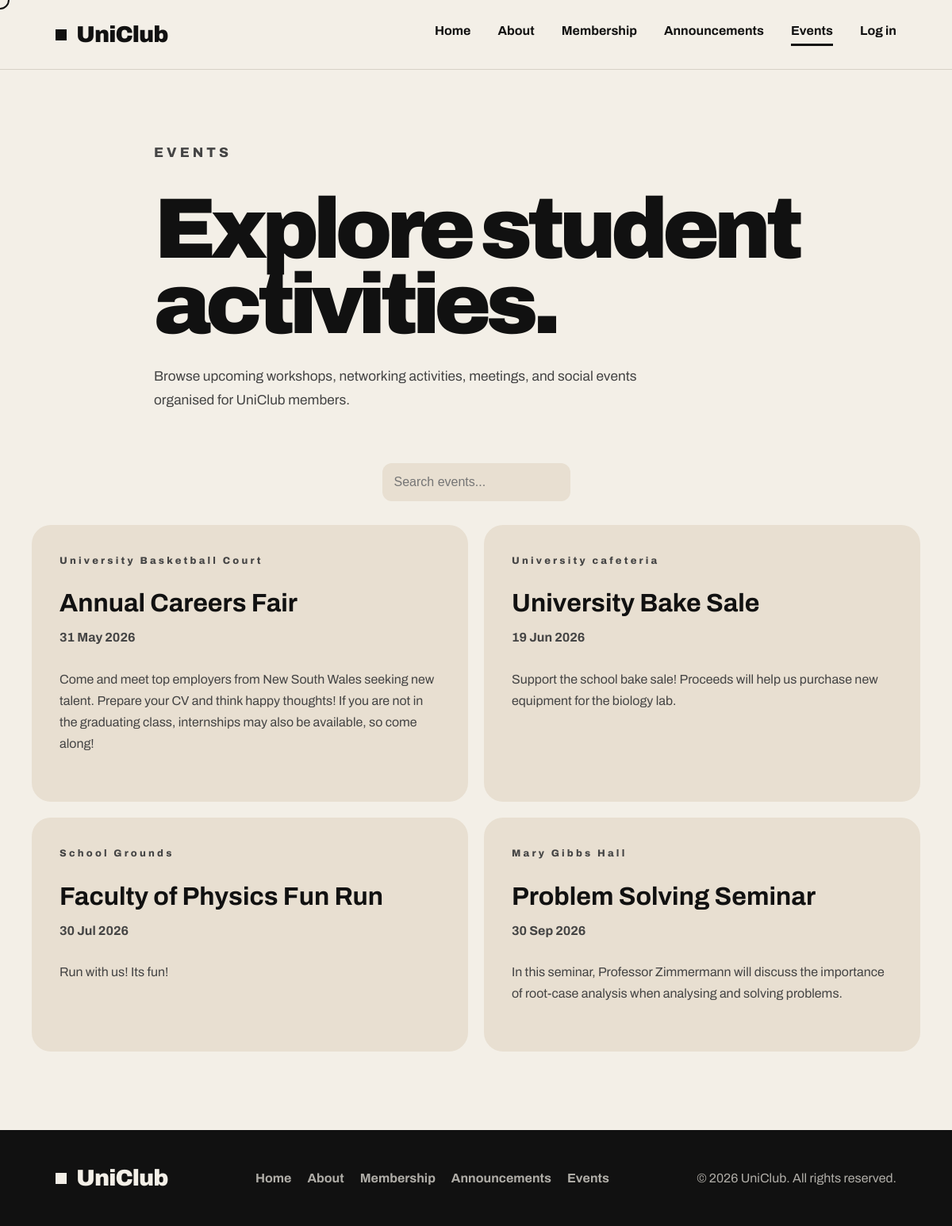
Screenshot of /phpfiles/events.php with the database file from the repository.
### tables this page shows
CREATE TABLE `events` (
  `event_id` int(6) NOT NULL,
  `event_name` varchar(100) NOT NULL,
  `event_date` date NOT NULL,
  `venue` varchar(100) NOT NULL,
  `event_details` varchar(500) NOT NULL
);

### phpfiles/events.php (the view, shortened to what this page needs)
<?php
require_once 'layout.php';
require_once 'db.php';
$sql = "SELECT event_name, event_date, venue, event_details
        FROM events
        ORDER BY event_date ASC";
$events = $conn->query($sql);
?>
<!DOCTYPE html>
<html lang="en">
<head>
  <link rel="stylesheet" href="../css/style.css">
</head>
<body>
<main>
  <section class="page-header">
    <p class="eyebrow">EVENTS</p>
    <h1>
      Explore student
      <span>activities.</span>
    </h1>
    <p>
      Browse upcoming workshops, networking activities, meetings, and social events
      organised for UniClub members.
    </p>
  </section>
  <section class="event-tools">
    <input type="text" id="eventSearch" placeholder="Search events...">
  </section>
  <section class="event-grid">
    <?php if ($events && $events->num_rows > 0): ?>
      <?php while ($event = $events->fetch_assoc()): ?>
        <div class="event-card" data-category="event">
          <p class="event-type"><?= htmlspecialchars($event['venue']) ?></p>
          <h2><?= htmlspecialchars($event['event_name']) ?></h2>
          <p class="event-date"><?= htmlspecialchars(date('d M Y', strtotime($event['event_date']))) ?></p>
          <p><?= htmlspecialchars($event['event_details']) ?></p>
        </div>
      <?php endwhile; ?>
    <?php endif; ?>
  </section>
</main>
</body>
</html>

### css/style.css (style rules this page uses)
* { margin:0; padding:0; box-sizing:border-box; }
main { display: flex; flex-direction: column; flex: 1; }
html { scroll-behavior:smooth; }
body { font-family:'Archivo', sans-serif; background:#f3efe7; color:#111; overflow-x:hidden; cursor:auto; padding-bottom: 120px; }
.eyebrow { font-size:0.78rem; font-weight:800; letter-spacing:0.25rem; color:#666; margin-bottom:25px; }
.hero h1, .page-header h1 { font-size:clamp(5rem, 9vw, 8.5rem); line-height:0.88; letter-spacing:-7px; font-weight:900; margin-bottom:28px; }
.hero h1 span, .page-header h1 span { display:block; }
.hero-text, .page-header p { max-width:650px; font-size:1.08rem; line-height:1.7; color:#444; margin-bottom:35px; }
.section-intro, .page-header { max-width:1200px; margin:auto; padding:90px 40px 30px; }
.event-tools { max-width:1200px; margin:auto; padding:0 40px 30px; display:flex; gap:18px; flex-wrap:wrap; }
.event-tools input, .event-tools select { padding:15px; border:none; border-radius:12px; background:#e8dfd1; font-size:1rem; }
.event-grid { max-width:1200px; margin:auto; padding:0 40px 100px; display:grid; grid-template-columns:repeat(2,1fr); gap:20px; }
.event-card { background:#e8dfd1; border-radius:24px; padding:35px; }
.event-type { font-size:0.78rem; letter-spacing:0.2rem; font-weight:800; color:#666; margin-bottom:18px; }
.event-card h2 { margin-bottom:12px; font-size:2rem; }
.event-date { margin-bottom:16px; color:#555; font-weight:700; }
.event-card p { line-height:1.7; color:#444; margin-bottom:25px; }

### rows the page displays
events: venue "University Basketball Court", event_name "Annual Careers Fair", event_date "31 May 2026", event_details "Come and meet top employers from New South Wales seeking new talent. Prepare your CV and think happy thoughts! If you are not in the graduating class, internships may also be available, so come along!"
events: venue "University cafeteria", event_name "University Bake Sale", event_date "19 Jun 2026", event_details "Support the school bake sale! Proceeds will help us purchase new equipment for the biology lab."
events: venue "School Grounds", event_name "Faculty of Physics Fun Run", event_date "30 Jul 2026", event_details "Run with us! Its fun!"
events: venue "Mary Gibbs Hall", event_name "Problem Solving Seminar", event_date "30 Sep 2026", event_details "In this seminar, Professor Zimmermann will discuss the importance of root-case analysis when analysing and solving problems."
